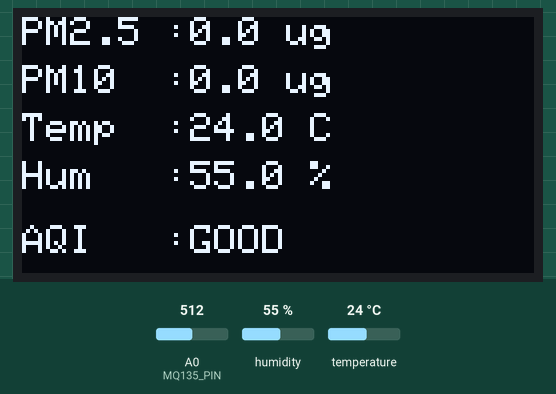
Simulated run of this sketch. Board: ESP8266 (NodeMCU). Parts: 128×64 one-colour display. Inputs (shaded band) come from the test bench; at power-on: humidity 55 %, temperature 24 °C, A0 (MQ135_PIN) = 512. What the sketch prints to the serial monitor is not drawn.

Above: at 3.2 s.
3.3 s: humidity set to 22 %
At 5.5 s:
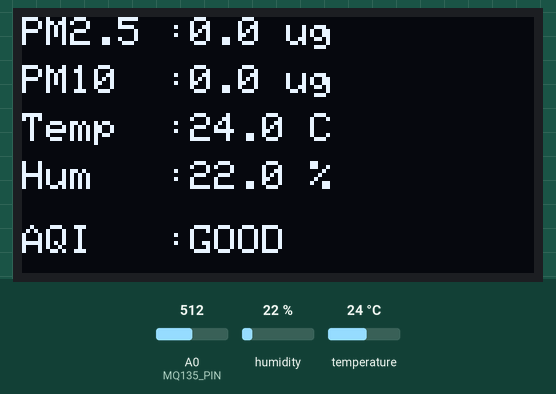
6.0 s: temperature set to 12 °C
At 7.7 s:
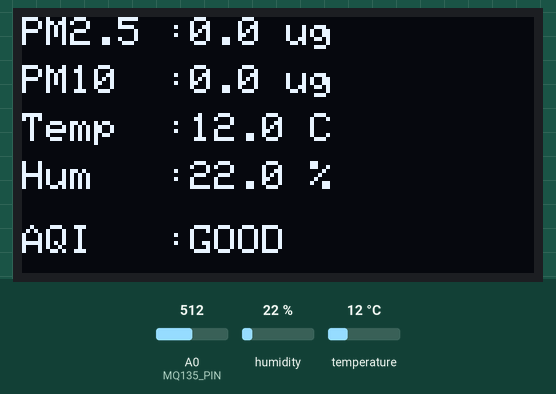
8.7 s: humidity set to 40 %
At 10.9 s:
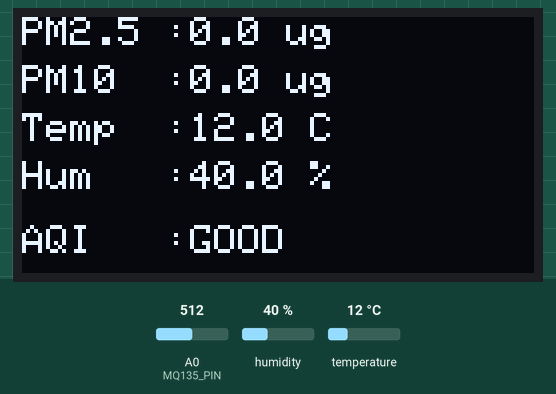
11.8 s: temperature set to 19 °C
Timing chart, 0 to 14.8 s (numbered marks = the images above; inputs shaded):
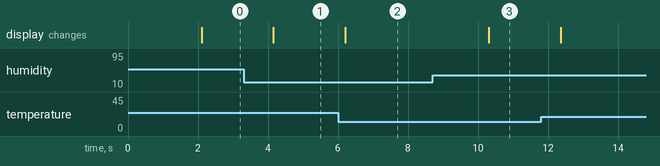

Measured:
- after the input at 3.3 s, the display: changes after 0.86 s (image 1)
- after the input at 6.0 s, the display: changes after 0.21 s (image 2)
- after the input at 8.7 s, the display: changes after 1.6 s (image 3)

The sketch:

Air_Quality_Monitoring.ino
```cpp
/*
  ============================================================
  Air Quality Monitoring System
  ============================================================
  Hardware   : NodeMCU ESP8266 (ESP-12E)
  Sensors    : SDS011 (PM2.5 / PM10), DHT11 (Temperature/Humidity),
               MQ-135 (Air Quality / Gas)
  Display    : 0.96" OLED (I2C, SSD1306)

  Description:
  Reads particulate matter (PM2.5, PM10), temperature, humidity
  and gas concentration in real time, calculates an AQI status
  based on CPCB PM2.5 standards, and displays the results on
  an OLED screen as well as the Serial Monitor.

  Author     : Ramsudarshan Maurya
  Branch     : Electronics & Communication Engineering (ECE)
  Trained at : Uniconverge Technologies Pvt. Ltd., Noida
  Date       : June 2026
  ============================================================
*/

#include <Arduino.h>
#include <Wire.h>
#include <Adafruit_GFX.h>
#include <Adafruit_SSD1306.h>
#include <DHT.h>
#include <SoftwareSerial.h>

// -------- Pin Definitions --------
#define DHTPIN     D4       // DHT11 Data Pin
#define DHTTYPE    DHT11
#define SDS_RX     D5       // SDS011 TX -> NodeMCU RX
#define SDS_TX     D6       // SDS011 RX -> NodeMCU TX
#define MQ135_PIN  A0       // MQ-135 Analog Pin

// -------- OLED Config --------
#define SCREEN_WIDTH 128
#define SCREEN_HEIGHT 64
#define OLED_RESET   -1
Adafruit_SSD1306 display(SCREEN_WIDTH, SCREEN_HEIGHT, &Wire, OLED_RESET);

// -------- Sensor Objects --------
DHT dht(DHTPIN, DHTTYPE);
SoftwareSerial sdsSerial(SDS_RX, SDS_TX);

// -------- Global Variables --------
float pm25 = 0, pm10 = 0;
float temp = 0, hum = 0;
int   airQualityRaw = 0;
String aqiStatus = "GOOD";

// -------- AQI Calculation (based on CPCB PM2.5 standards) --------
String getAQIStatus(float pm25Val) {
  if (pm25Val <= 30.0)       return "GOOD";
  else if (pm25Val <= 60.0)  return "MODERATE";
  else if (pm25Val <= 90.0)  return "POOR";
  else if (pm25Val <= 120.0) return "UNHEALTHY";
  else                       return "HAZARDOUS";
}

// -------- Read SDS011 (PM2.5 / PM10) --------
// Data frame: 10 bytes | Header 0xAA ... Tail 0xAB
bool readSDS011() {
  byte buf[10];
  if (sdsSerial.available() >= 10) {
    if (sdsSerial.read() == 0xAA) {
      buf[0] = 0xAA;
      for (int i = 1; i < 10; i++) buf[i] = sdsSerial.read();
      if (buf[9] == 0xAB) {
        pm25 = ((buf[3] * 256) + buf[2]) / 10.0;
        pm10 = ((buf[5] * 256) + buf[4]) / 10.0;
        return true;
      }
    }
  }
  return false;
}

// -------- Display Data on OLED --------
void updateDisplay() {
  display.clearDisplay();
  display.setTextSize(1);
  display.setTextColor(SSD1306_WHITE);

  display.setCursor(0, 0);
  display.print("PM2.5 :"); display.print(pm25, 1); display.println(" ug");

  display.setCursor(0, 12);
  display.print("PM10  :"); display.print(pm10, 1); display.println(" ug");

  display.setCursor(0, 24);
  display.print("Temp  :"); display.print(temp, 1); display.print(" C");

  display.setCursor(0, 36);
  display.print("Hum   :"); display.print(hum, 1); display.print(" %");

  display.setCursor(0, 52);
  display.print("AQI   :"); display.print(aqiStatus);

  display.display();
}

// -------- Print to Serial Monitor --------
void printSerial() {
  Serial.println("--------------------");
  Serial.print("PM2.5 : "); Serial.println(pm25);
  Serial.print("PM10  : "); Serial.println(pm10);
  Serial.print("Temp  : "); Serial.println(temp);
  Serial.print("Hum   : "); Serial.println(hum);
  Serial.print("AQI   : "); Serial.println(aqiStatus);
}

// -------- Setup --------
void setup() {
  Serial.begin(115200);
  sdsSerial.begin(9600);
  dht.begin();

  if (!display.begin(SSD1306_SWITCHCAPVCC, 0x3C)) {
    Serial.println("OLED not found!");
    while (true);
  }

  display.clearDisplay();
  display.setTextSize(1);
  display.setTextColor(SSD1306_WHITE);
  display.setCursor(0, 20);
  display.println("Air Quality Monitor");
  display.println("   Initializing...");
  display.display();
  delay(2000);
}

// -------- Main Loop --------
void loop() {
  // Read DHT11
  float t = dht.readTemperature();
  float h = dht.readHumidity();
  if (!isnan(t)) temp = t;
  if (!isnan(h)) hum  = h;

  // Read SDS011
  readSDS011();

  // Read MQ-135
  airQualityRaw = analogRead(MQ135_PIN);

  // Calculate AQI Status
  aqiStatus = getAQIStatus(pm25);

  // Update Display & Serial
  updateDisplay();
  printSerial();

  delay(2000);
}
```
